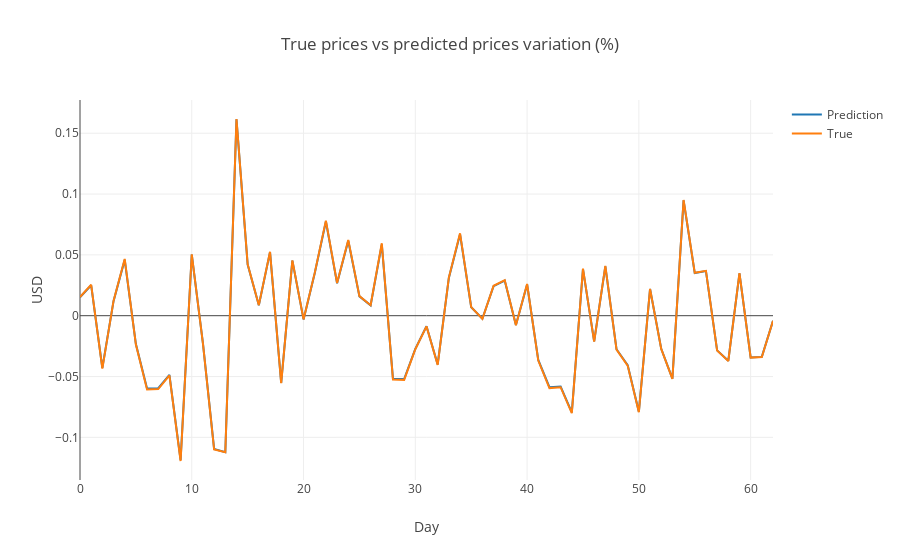

Notebook source saved alongside this figure:
### Code cell
layout = dict(title = 'True prices vs predicted prices variation (%)',
             xaxis = dict(title = 'Day'), yaxis = dict(title = 'USD'))
fig = dict(data=[af.prediction_vs_true(pct_variation['prediction'],'Prediction'),af.prediction_vs_true(pct_variation['testing'],'True')],
           layout=layout)
py.iplot(fig, filename='results')
